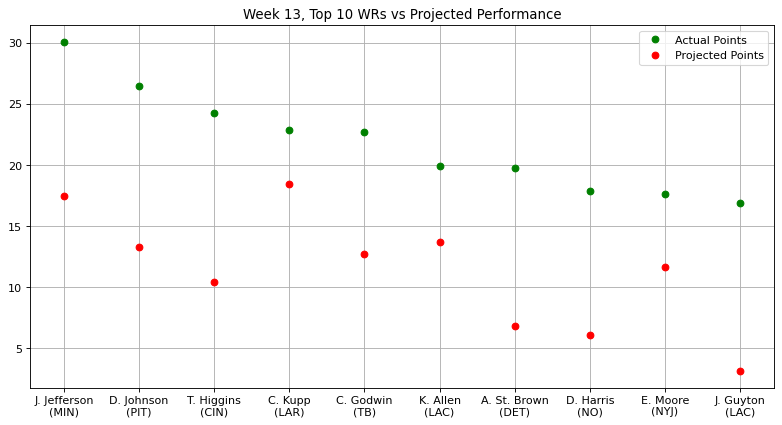

This figure's Python source:
"""
Stats provided by NFL Fantasy
Week 13, Top 10 WRs vs. Projected Performance
"""

import matplotlib.pyplot as plt
import numpy as np
from matplotlib.pyplot import figure
figure(figsize=(12, 6), dpi=80)

actual_points = np.array([30.10,26.50,24.30,22.90,22.70,19.90,19.80,17.90,17.60,16.90])
proj_points = np.array([17.50,13.30,10.45,18.49,12.70,13.72,6.87,6.10,11.66,3.14])
players = np.array(["J. Jefferson\n(MIN)","D. Johnson\n(PIT)","T. Higgins\n(CIN)",
                    "C. Kupp\n(LAR)","C. Godwin\n(TB)","K. Allen\n(LAC)",
                    "A. St. Brown\n(DET)","D. Harris\n(NO)","E. Moore\n(NYJ)",
                    "J. Guyton\n(LAC)"])

plt.plot(players, actual_points, 'o', c = 'g', label = 'Actual Points', ms = 6)
plt.plot(proj_points, 'o', c = 'r', label = 'Projected Points', ms = 6)
plt.title("Week 13, Top 10 WRs vs Projected Performance")
plt.legend()
plt.grid()
plt.show()
